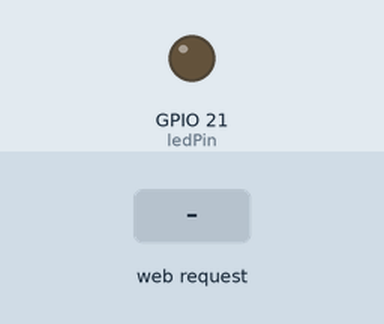
Bench run of a sketch on a simulated ESP32. Parts: output pins drawn as LEDs (lit = HIGH). Inputs (shaded band) come from the test bench. Storage starts empty.

Above: at 1.2 s.
1.3 s: HTTP request GET /on received
At 1.9 s:
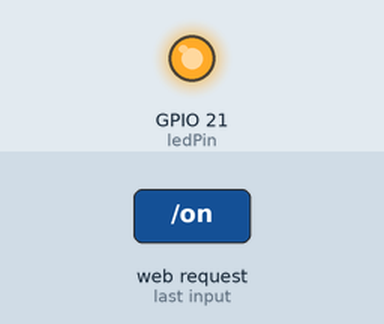
2.8 s: HTTP request GET /off received
At 3.1 s:
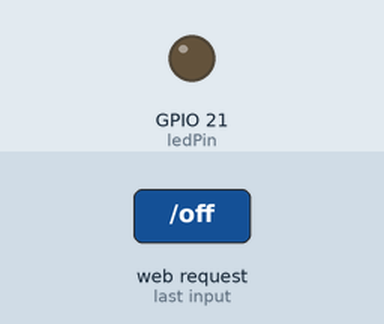
Timing chart, 0 to 5.8 s (numbered marks = the images above; inputs shaded):
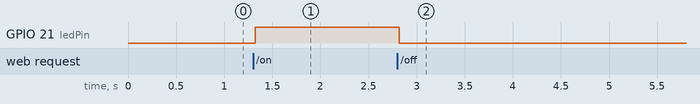

The sketch:

ESP32_Async_Web_Server.ino
```cpp
#include "WiFi.h"
#include "ESPAsyncWebServer.h"
#include "SPIFFS.h"

char * HOSTNAME = "gautzmddevv";
char * WifiPASS = "122356789";

// Set LED GPIO
const int ledPin = 21;
// Stores LED state
String ledState;

// Create AsyncWebServer object on port 80
AsyncWebServer server(80);

// Replaces placeholder with LED state value
String processor(const String& var){
  Serial.println(var);
  if(var == "STATE"){
    if(digitalRead(ledPin)){
      ledState = "ON";
    }
    else{
      ledState = "OFF";
    }
    Serial.print(ledState);
    return ledState;
  }
  return String();
}

void setup(){
  // Serial port for debugging purposes
  Serial.begin(115200);
  pinMode(ledPin, OUTPUT);

  // Initialize SPIFFS
  if(!SPIFFS.begin(true)){
    Serial.println("An Error has occurred while mounting SPIFFS");
    return;
  }

     // Start Wifi AP
    WiFi.mode(WIFI_AP_STA);
    WiFi.softAP(HOSTNAME, WifiPASS);


  // Route for root / web page
  server.on("/", HTTP_GET, [](AsyncWebServerRequest *request){
    request->send(SPIFFS, "/index.html", String(), false, processor);
  });

  // Route to load style.css file
  server.on("/style.css", HTTP_GET, [](AsyncWebServerRequest *request){
    request->send(SPIFFS, "/style.css", "text/css");
  });

  // Route to set GPIO to HIGH
  server.on("/on", HTTP_GET, [](AsyncWebServerRequest *request){
    digitalWrite(ledPin, HIGH);
    request->send(SPIFFS, "/index.html", String(), false, processor);
  });

  // Route to set GPIO to LOW
  server.on("/off", HTTP_GET, [](AsyncWebServerRequest *request){
    digitalWrite(ledPin, LOW);
    request->send(SPIFFS, "/index.html", String(), false, processor);
  });

  // Start server
  server.begin();
}

void loop(){

}
```

Measured:
- after the input at 1.3 s, GPIO 21 (ledPin): LOW → HIGH at once
- after the input at 2.8 s, GPIO 21 (ledPin): HIGH → LOW at once
